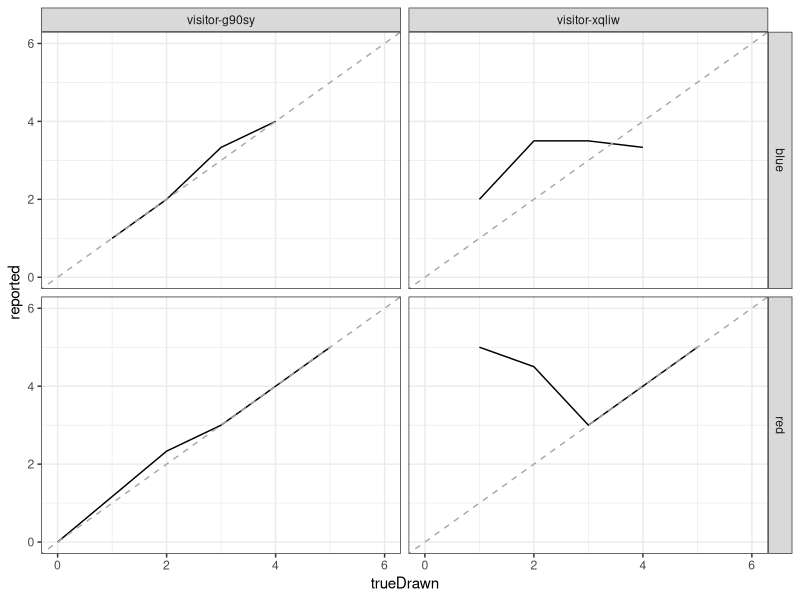
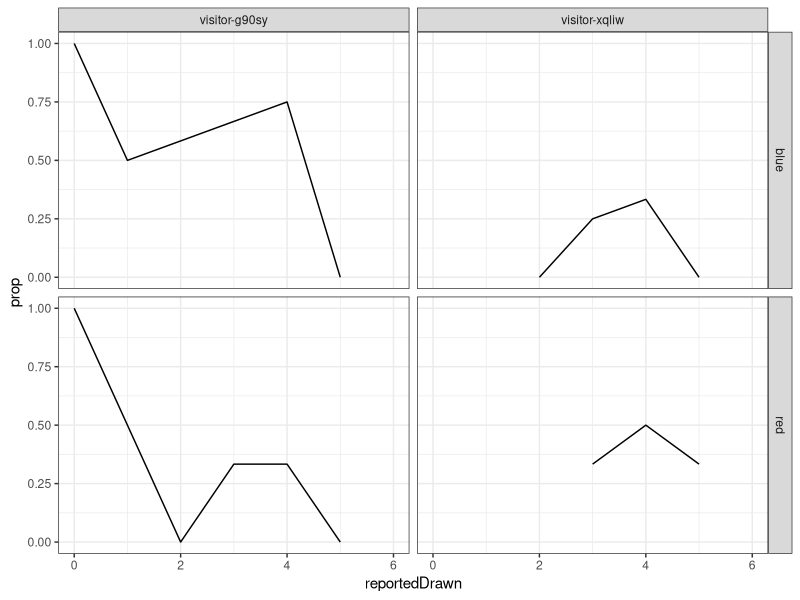
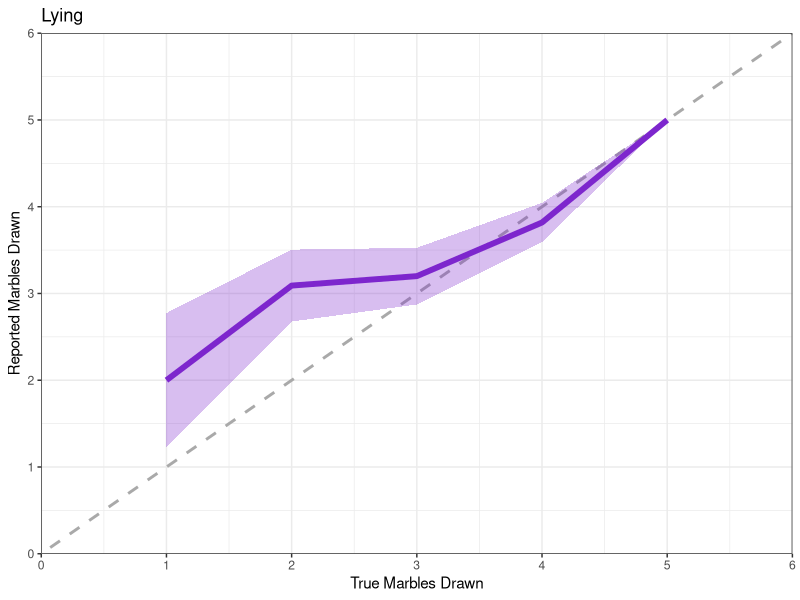
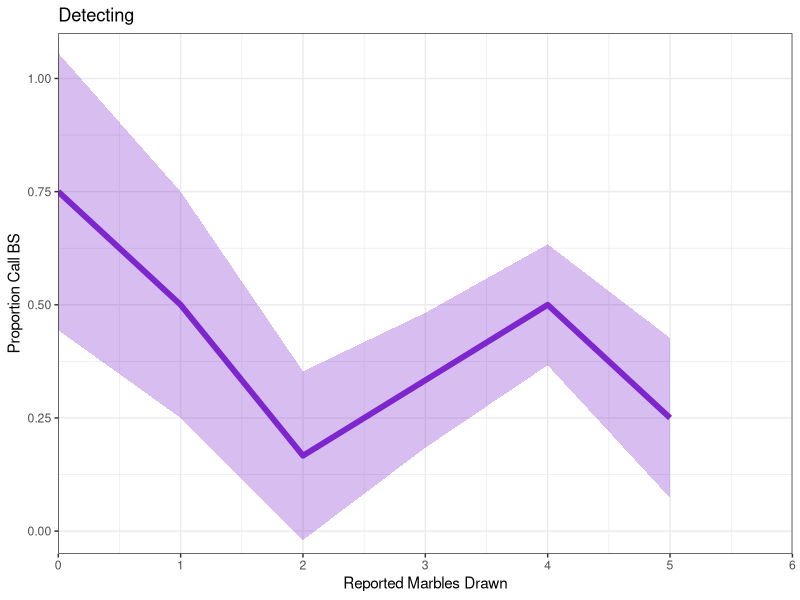
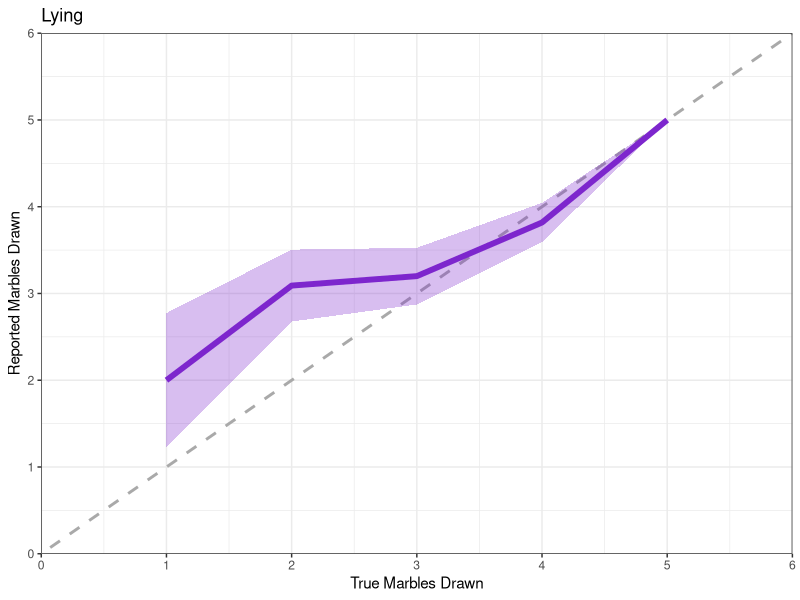
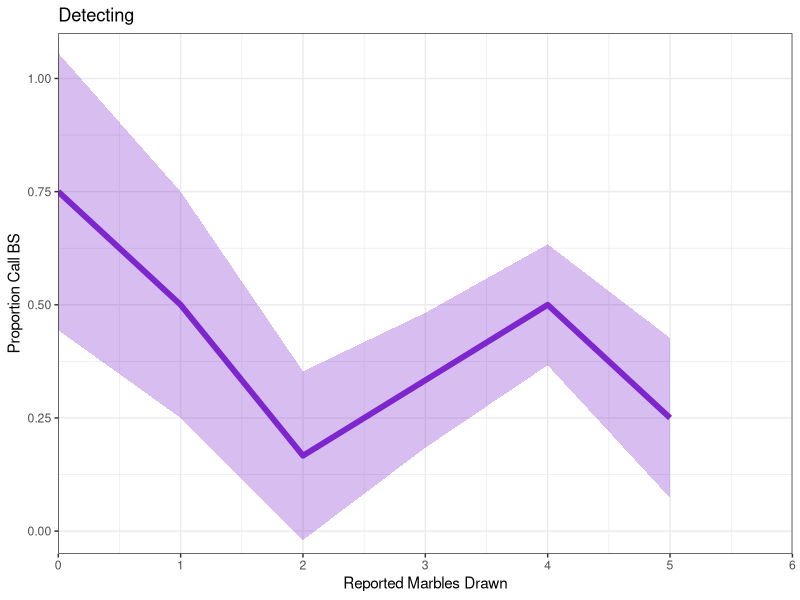

Generate these figures, in order, with R:
## ---- chunk 1
knitr::opts_chunk$set(echo = TRUE)
library(tidyverse)

df1 <- read_csv("raw1.csv")
glimpse(df1)
df2 <- read_csv("raw2.csv")
glimpse(df2)
## ---- chunk 2
df1 <- df1 %>%
  mutate(liarPlayer = ifelse(trialNumber %% 2 == 0, "blue", "red"),
         drawnBlue = 6 - drawnRed,
         trueDrawn = ifelse(liarPlayer == "red", drawnRed, drawnBlue)) %>%
  select(-c("roleCurrent"))

df2 <- df2 %>%
  mutate(trueDrawn = ifelse(liarPlayer == "red", drawnRed, drawnBlue))

final.df <- bind_rows(df1, df2) %>%
  filter(exptPart == "trial")

final.df %>%
  select(subjID, liarPlayer, trueDrawn, reportedDrawn, callBS) %>%
  arrange(trueDrawn, reportedDrawn, callBS)
## ---- chunk 3
final.df %>%
  group_by(subjID, liarPlayer, trueDrawn) %>%
  summarise(reported=mean(reportedDrawn),
            se = sd(reportedDrawn)/sqrt(n())) %>%
  ggplot(aes(x=trueDrawn, y=reported)) +
  geom_line() +
  geom_abline(intercept = 0, slope = 1, colour="darkgray", linetype=2) +
  scale_x_continuous(limits=c(0,6)) +
  scale_y_continuous(limits=c(0,6)) +
  facet_grid(liarPlayer~subjID) +
  theme_bw()
## ---- chunk 4
final.df %>%
  group_by(subjID, liarPlayer, reportedDrawn) %>%
  summarise(prop = sum(callBS==TRUE)/n()) %>%
  ggplot(aes(x=reportedDrawn, y=prop)) +
  geom_line() +
  scale_x_continuous(limits=c(0,6)) +
  scale_y_continuous(limits=c(0,1)) +
  facet_grid(liarPlayer~subjID) +
  theme_bw()
## ---- chunk 5
final.df %>%
  group_by(trueDrawn) %>%
  summarise(reported=mean(reportedDrawn),
            n = n(),
            se = sd(reportedDrawn)/sqrt(n)) %>%
  filter(n > 1) %>%
  ggplot(aes(x=trueDrawn, y=reported)) +
  geom_abline(intercept = 0, slope = 1, colour="darkgray", linetype=2, size=1) +
  geom_line(size=2, colour="purple3") +
  geom_ribbon(aes(ymin=reported-se, ymax=reported+se), alpha=0.3, fill="purple3") +
  ggtitle("Lying") +
  scale_x_continuous("True Marbles Drawn", limits=c(0,6), expand=c(0,0)) +
  scale_y_continuous("Reported Marbles Drawn", limits=c(0,6), expand=c(0,0)) +
  theme_bw()
ggsave("img/lying.png")
## ---- chunk 6
final.df %>%
  group_by(reportedDrawn) %>%
  summarise(n = n(),
            prop = (sum(callBS==TRUE)+1)/(n+2),
            se = sqrt((prop*(1-prop)/n))) %>%
  filter(n > 1) %>%
  ggplot(aes(x=reportedDrawn, y=prop)) +
  geom_line(size=2, colour="purple3") +
  geom_ribbon(aes(ymin=prop-se, ymax=prop+se), alpha=0.3, fill="purple3") +
  ggtitle("Detecting") +
  scale_x_continuous("Reported Marbles Drawn", limits=c(0,6), expand=c(0,0)) +
  scale_y_continuous("Proportion Call BS", limits=c(-0.05,1.1), expand=c(0,0)) +
  theme_bw()
ggsave("img/detecting.png")
